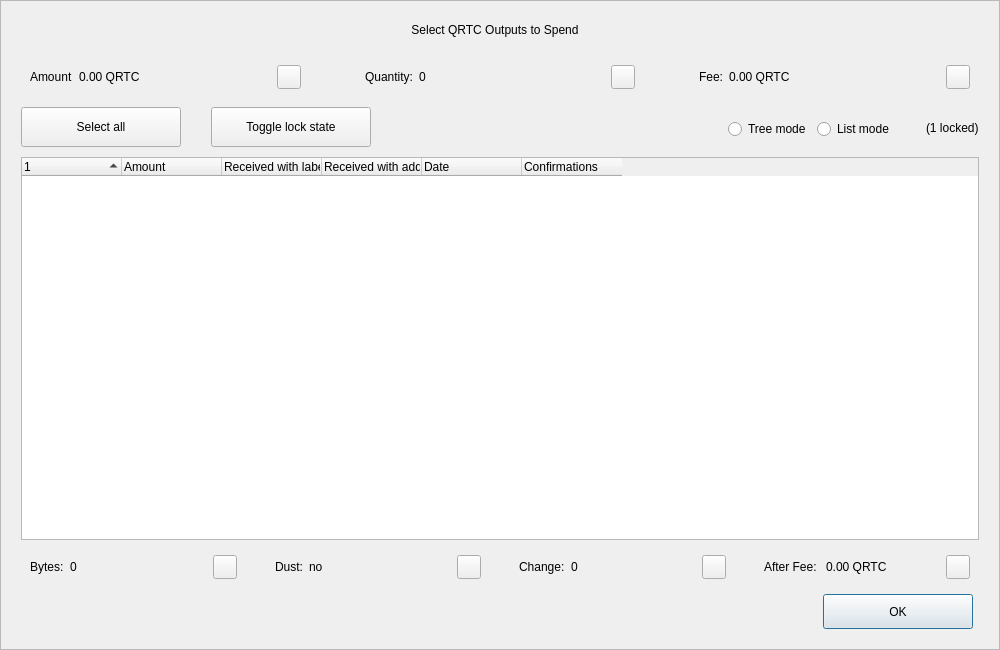
<?xml version="1.0" encoding="UTF-8"?>
<ui version="4.0">
 <class>CoinControlDialog</class>
 <widget class="QDialog" name="CoinControlDialog">
  <property name="geometry">
   <rect>
    <x>0</x>
    <y>0</y>
    <width>1000</width>
    <height>650</height>
   </rect>
  </property>
  <property name="minimumSize">
   <size>
    <width>950</width>
    <height>650</height>
   </size>
  </property>
  <property name="windowTitle">
   <string>Coin Selection</string>
  </property>
  <property name="styleSheet">
   <string notr="true"/>
  </property>
  <layout class="QVBoxLayout" name="verticalLayout">
   <property name="spacing">
    <number>0</number>
   </property>
   <property name="leftMargin">
    <number>0</number>
   </property>
   <property name="topMargin">
    <number>0</number>
   </property>
   <property name="rightMargin">
    <number>0</number>
   </property>
   <property name="bottomMargin">
    <number>0</number>
   </property>
   <item>
    <widget class="QFrame" name="frameContainer">
     <property name="toolTipDuration">
      <number>0</number>
     </property>
     <property name="frameShape">
      <enum>QFrame::StyledPanel</enum>
     </property>
     <property name="frameShadow">
      <enum>QFrame::Raised</enum>
     </property>
     <layout class="QVBoxLayout" name="verticalLayout_2">
      <property name="leftMargin">
       <number>0</number>
      </property>
      <property name="rightMargin">
       <number>0</number>
      </property>
      <property name="bottomMargin">
       <number>20</number>
      </property>
      <item>
       <layout class="QHBoxLayout" name="horizontalLayout_12">
        <property name="spacing">
         <number>0</number>
        </property>
        <property name="leftMargin">
         <number>20</number>
        </property>
        <property name="rightMargin">
         <number>30</number>
        </property>
        <item>
         <spacer name="horizontalSpacer_4">
          <property name="orientation">
           <enum>Qt::Horizontal</enum>
          </property>
          <property name="sizeHint" stdset="0">
           <size>
            <width>40</width>
            <height>20</height>
           </size>
          </property>
         </spacer>
        </item>
        <item>
         <widget class="QLabel" name="labelTitle">
          <property name="minimumSize">
           <size>
            <width>0</width>
            <height>40</height>
           </size>
          </property>
          <property name="maximumSize">
           <size>
            <width>16777215</width>
            <height>40</height>
           </size>
          </property>
          <property name="text">
           <string>Select QRTC Outputs to Spend</string>
          </property>
          <property name="alignment">
           <set>Qt::AlignCenter</set>
          </property>
          <property name="margin">
           <number>7</number>
          </property>
         </widget>
        </item>
        <item>
         <spacer name="horizontalSpacer_5">
          <property name="orientation">
           <enum>Qt::Horizontal</enum>
          </property>
          <property name="sizeHint" stdset="0">
           <size>
            <width>40</width>
            <height>20</height>
           </size>
          </property>
         </spacer>
        </item>
       </layout>
      </item>
      <item>
       <layout class="QHBoxLayout" name="horizontalLayout_8">
        <property name="leftMargin">
         <number>20</number>
        </property>
        <property name="rightMargin">
         <number>20</number>
        </property>
        <item>
         <widget class="QWidget" name="layoutAmount" native="true">
          <layout class="QHBoxLayout" name="horizontalLayout_9" stretch="0,1,0">
           <item>
            <widget class="QLabel" name="labelCoinControlAmountText">
             <property name="text">
              <string>Amount</string>
             </property>
            </widget>
           </item>
           <item>
            <widget class="QLabel" name="labelCoinControlAmount">
             <property name="text">
              <string>0.00 QRTC</string>
             </property>
            </widget>
           </item>
           <item alignment="Qt::AlignHCenter|Qt::AlignVCenter">
            <widget class="QPushButton" name="pushButtonAmount">
             <property name="minimumSize">
              <size>
               <width>0</width>
               <height>24</height>
              </size>
             </property>
             <property name="maximumSize">
              <size>
               <width>24</width>
               <height>26</height>
              </size>
             </property>
             <property name="focusPolicy">
              <enum>Qt::NoFocus</enum>
             </property>
             <property name="styleSheet">
              <string notr="true">padding-bottom:2px;
padding-right:4px;</string>
             </property>
             <property name="text">
              <string/>
             </property>
            </widget>
           </item>
          </layout>
         </widget>
        </item>
        <item>
         <spacer name="horizontalSpacer_2">
          <property name="orientation">
           <enum>Qt::Horizontal</enum>
          </property>
          <property name="sizeType">
           <enum>QSizePolicy::Fixed</enum>
          </property>
          <property name="sizeHint" stdset="0">
           <size>
            <width>40</width>
            <height>20</height>
           </size>
          </property>
         </spacer>
        </item>
        <item>
         <widget class="QWidget" name="layoutQuantity" native="true">
          <layout class="QHBoxLayout" name="horizontalLayout_10" stretch="0,1,0">
           <item>
            <widget class="QLabel" name="labelCoinControlQuantityText">
             <property name="text">
              <string>Quantity:</string>
             </property>
            </widget>
           </item>
           <item>
            <widget class="QLabel" name="labelCoinControlQuantity">
             <property name="text">
              <string>0</string>
             </property>
            </widget>
           </item>
           <item alignment="Qt::AlignHCenter|Qt::AlignVCenter">
            <widget class="QPushButton" name="pushButtonQuantity">
             <property name="minimumSize">
              <size>
               <width>0</width>
               <height>24</height>
              </size>
             </property>
             <property name="maximumSize">
              <size>
               <width>24</width>
               <height>26</height>
              </size>
             </property>
             <property name="focusPolicy">
              <enum>Qt::NoFocus</enum>
             </property>
             <property name="styleSheet">
              <string notr="true">padding-bottom:2px;
               padding-right:4px;</string>
             </property>
             <property name="text">
              <string/>
             </property>
            </widget>
           </item>
          </layout>
         </widget>
        </item>
        <item>
         <spacer name="horizontalSpacer_22">
          <property name="orientation">
           <enum>Qt::Horizontal</enum>
          </property>
          <property name="sizeType">
           <enum>QSizePolicy::Fixed</enum>
          </property>
          <property name="sizeHint" stdset="0">
           <size>
            <width>40</width>
            <height>20</height>
           </size>
          </property>
         </spacer>
        </item>
        <item>
         <widget class="QWidget" name="layoutFee" native="true">
          <layout class="QHBoxLayout" name="horizontalLayout_11" stretch="0,1,0">
           <item>
            <widget class="QLabel" name="labelCoinControlFeeText">
             <property name="text">
              <string>Fee:</string>
             </property>
            </widget>
           </item>
           <item>
            <widget class="QLabel" name="labelCoinControlFee">
             <property name="text">
              <string>0.00 QRTC</string>
             </property>
            </widget>
           </item>
           <item alignment="Qt::AlignHCenter|Qt::AlignVCenter">
            <widget class="QPushButton" name="pushButtonFee">
             <property name="minimumSize">
              <size>
               <width>0</width>
               <height>24</height>
              </size>
             </property>
             <property name="maximumSize">
              <size>
               <width>24</width>
               <height>26</height>
              </size>
             </property>
             <property name="focusPolicy">
              <enum>Qt::NoFocus</enum>
             </property>
             <property name="styleSheet">
              <string notr="true">padding-bottom:2px;
               padding-right:4px;</string>
             </property>
             <property name="text">
              <string/>
             </property>
            </widget>
           </item>
          </layout>
         </widget>
        </item>
       </layout>
      </item>
      <item>
       <widget class="QFrame" name="frame">
        <property name="minimumSize">
         <size>
          <width>0</width>
          <height>40</height>
         </size>
        </property>
        <property name="styleSheet">
         <string notr="true">#frame {
	border:0;
}</string>
        </property>
        <property name="frameShape">
         <enum>QFrame::StyledPanel</enum>
        </property>
        <property name="frameShadow">
         <enum>QFrame::Sunken</enum>
        </property>
        <layout class="QHBoxLayout" name="horizontalLayout">
         <property name="spacing">
          <number>0</number>
         </property>
         <property name="leftMargin">
          <number>20</number>
         </property>
         <property name="topMargin">
          <number>0</number>
         </property>
         <property name="rightMargin">
          <number>20</number>
         </property>
         <property name="bottomMargin">
          <number>0</number>
         </property>
         <item>
          <layout class="QHBoxLayout" name="horizontalLayoutPanel" stretch="0,0,0,0,0,0">
           <property name="spacing">
            <number>20</number>
           </property>
           <item>
            <widget class="QPushButton" name="pushButtonSelectAll">
             <property name="sizePolicy">
              <sizepolicy hsizetype="Maximum" vsizetype="Fixed">
               <horstretch>0</horstretch>
               <verstretch>0</verstretch>
              </sizepolicy>
             </property>
             <property name="minimumSize">
              <size>
               <width>160</width>
               <height>40</height>
              </size>
             </property>
             <property name="maximumSize">
              <size>
               <width>16777215</width>
               <height>40</height>
              </size>
             </property>
             <property name="text">
              <string>Select all</string>
             </property>
             <property name="checkable">
              <bool>true</bool>
             </property>
             <property name="checked">
              <bool>false</bool>
             </property>
             <property name="autoExclusive">
              <bool>false</bool>
             </property>
             <property name="autoDefault">
              <bool>false</bool>
             </property>
            </widget>
           </item>
           <item>
            <spacer name="horizontalSpacer_6">
             <property name="orientation">
              <enum>Qt::Horizontal</enum>
             </property>
             <property name="sizeType">
              <enum>QSizePolicy::Fixed</enum>
             </property>
             <property name="sizeHint" stdset="0">
              <size>
               <width>10</width>
               <height>20</height>
              </size>
             </property>
            </spacer>
           </item>
           <item>
            <widget class="QPushButton" name="pushButtonToggleLock">
             <property name="sizePolicy">
              <sizepolicy hsizetype="Maximum" vsizetype="Fixed">
               <horstretch>0</horstretch>
               <verstretch>0</verstretch>
              </sizepolicy>
             </property>
             <property name="minimumSize">
              <size>
               <width>160</width>
               <height>40</height>
              </size>
             </property>
             <property name="maximumSize">
              <size>
               <width>16777215</width>
               <height>40</height>
              </size>
             </property>
             <property name="text">
              <string>Toggle lock state</string>
             </property>
             <property name="checkable">
              <bool>true</bool>
             </property>
             <property name="autoExclusive">
              <bool>false</bool>
             </property>
             <property name="autoDefault">
              <bool>false</bool>
             </property>
            </widget>
           </item>
           <item>
            <spacer name="horizontalSpacer_7">
             <property name="orientation">
              <enum>Qt::Horizontal</enum>
             </property>
             <property name="sizeType">
              <enum>QSizePolicy::Expanding</enum>
             </property>
             <property name="sizeHint" stdset="0">
              <size>
               <width>30</width>
               <height>20</height>
              </size>
             </property>
            </spacer>
           </item>
           <item alignment="Qt::AlignRight">
            <widget class="QGroupBox" name="groupBox_2">
             <property name="styleSheet">
              <string notr="true">#groupBox_2 {
    background-color:transparent;
    border-radius:0;
}</string>
             </property>
             <property name="title">
              <string/>
             </property>
             <layout class="QHBoxLayout" name="horizontalLayout_14">
              <item>
               <widget class="QRadioButton" name="radioTreeMode">
                <property name="sizePolicy">
                 <sizepolicy hsizetype="Maximum" vsizetype="Fixed">
                  <horstretch>0</horstretch>
                  <verstretch>0</verstretch>
                 </sizepolicy>
                </property>
                <property name="text">
                 <string>Tree mode</string>
                </property>
               </widget>
              </item>
              <item>
               <widget class="QRadioButton" name="radioListMode">
                <property name="sizePolicy">
                 <sizepolicy hsizetype="Maximum" vsizetype="Fixed">
                  <horstretch>0</horstretch>
                  <verstretch>0</verstretch>
                 </sizepolicy>
                </property>
                <property name="text">
                 <string>List mode</string>
                </property>
                <property name="checked">
                 <bool>false</bool>
                </property>
               </widget>
              </item>
             </layout>
            </widget>
           </item>
           <item>
            <widget class="QLabel" name="labelLocked">
             <property name="text">
              <string>(1 locked)</string>
             </property>
            </widget>
           </item>
          </layout>
         </item>
        </layout>
       </widget>
      </item>
      <item>
       <layout class="QHBoxLayout" name="horizontalLayout_13">
        <property name="leftMargin">
         <number>20</number>
        </property>
        <property name="rightMargin">
         <number>20</number>
        </property>
        <item>
         <widget class="CoinControlTreeWidget" name="treeWidget">
          <property name="contextMenuPolicy">
           <enum>Qt::CustomContextMenu</enum>
          </property>
          <property name="styleSheet">
           <string notr="true"/>
          </property>
          <property name="sortingEnabled">
           <bool>false</bool>
          </property>
          <property name="columnCount">
           <number>6</number>
          </property>
          <attribute name="headerShowSortIndicator" stdset="0">
           <bool>true</bool>
          </attribute>
          <attribute name="headerStretchLastSection">
           <bool>false</bool>
          </attribute>
          <column>
           <property name="text">
            <string/>
           </property>
          </column>
          <column>
           <property name="text">
            <string>Amount</string>
           </property>
          </column>
          <column>
           <property name="text">
            <string>Received with label</string>
           </property>
          </column>
          <column>
           <property name="text">
            <string>Received with address</string>
           </property>
          </column>
          <column>
           <property name="text">
            <string>Date</string>
           </property>
          </column>
          <column>
           <property name="text">
            <string>Confirmations</string>
           </property>
           <property name="toolTip">
            <string>Confirmed</string>
           </property>
          </column>
         </widget>
        </item>
       </layout>
      </item>
      <item>
       <layout class="QHBoxLayout" name="horizontalLayout_3">
        <property name="spacing">
         <number>20</number>
        </property>
        <property name="leftMargin">
         <number>20</number>
        </property>
        <property name="rightMargin">
         <number>20</number>
        </property>
        <item>
         <widget class="QWidget" name="layoutBytes" native="true">
          <layout class="QHBoxLayout" name="horizontalLayout_4" stretch="0,1,0">
           <item>
            <widget class="QLabel" name="labelCoinControlBytesText">
             <property name="text">
              <string>Bytes:</string>
             </property>
            </widget>
           </item>
           <item>
            <widget class="QLabel" name="labelCoinControlBytes">
             <property name="text">
              <string>0</string>
             </property>
            </widget>
           </item>
           <item alignment="Qt::AlignHCenter|Qt::AlignVCenter">
            <widget class="QPushButton" name="pushButtonBytes">
             <property name="minimumSize">
              <size>
               <width>0</width>
               <height>24</height>
              </size>
             </property>
             <property name="maximumSize">
              <size>
               <width>24</width>
               <height>26</height>
              </size>
             </property>
             <property name="focusPolicy">
              <enum>Qt::NoFocus</enum>
             </property>
             <property name="styleSheet">
              <string notr="true">padding-bottom:2px;
               padding-right:4px;</string>
             </property>
             <property name="text">
              <string/>
             </property>
            </widget>
           </item>
          </layout>
         </widget>
        </item>
        <item>
         <widget class="QWidget" name="layoutDust" native="true">
          <layout class="QHBoxLayout" name="horizontalLayout_5" stretch="0,1,0">
           <item>
            <widget class="QLabel" name="labelCoinControlLowOutputText">
             <property name="text">
              <string>Dust:</string>
             </property>
            </widget>
           </item>
           <item>
            <widget class="QLabel" name="labelCoinControlLowOutput">
             <property name="text">
              <string>no</string>
             </property>
            </widget>
           </item>
           <item alignment="Qt::AlignHCenter|Qt::AlignVCenter">
            <widget class="QPushButton" name="pushButtonDust">
             <property name="minimumSize">
              <size>
               <width>0</width>
               <height>24</height>
              </size>
             </property>
             <property name="maximumSize">
              <size>
               <width>24</width>
               <height>26</height>
              </size>
             </property>
             <property name="focusPolicy">
              <enum>Qt::NoFocus</enum>
             </property>
             <property name="styleSheet">
              <string notr="true">padding-bottom:2px;
               padding-right:4px;</string>
             </property>
             <property name="text">
              <string/>
             </property>
            </widget>
           </item>
          </layout>
         </widget>
        </item>
        <item>
         <widget class="QWidget" name="layoutChange" native="true">
          <layout class="QHBoxLayout" name="horizontalLayout_6" stretch="0,1,0">
           <item>
            <widget class="QLabel" name="labelCoinControlChangeText">
             <property name="text">
              <string>Change:</string>
             </property>
            </widget>
           </item>
           <item>
            <widget class="QLabel" name="labelCoinControlChange">
             <property name="text">
              <string>0</string>
             </property>
            </widget>
           </item>
           <item alignment="Qt::AlignHCenter|Qt::AlignVCenter">
            <widget class="QPushButton" name="pushButtonChange">
             <property name="minimumSize">
              <size>
               <width>0</width>
               <height>24</height>
              </size>
             </property>
             <property name="maximumSize">
              <size>
               <width>24</width>
               <height>26</height>
              </size>
             </property>
             <property name="focusPolicy">
              <enum>Qt::NoFocus</enum>
             </property>
             <property name="styleSheet">
              <string notr="true">padding-bottom:2px;
               padding-right:4px;</string>
             </property>
             <property name="text">
              <string/>
             </property>
            </widget>
           </item>
          </layout>
         </widget>
        </item>
        <item>
         <widget class="QWidget" name="layoutAfter" native="true">
          <layout class="QHBoxLayout" name="horizontalLayout_7" stretch="0,1,0">
           <item>
            <widget class="QLabel" name="labelCoinControlAfterFeeText">
             <property name="text">
              <string>After Fee: </string>
             </property>
            </widget>
           </item>
           <item>
            <widget class="QLabel" name="labelCoinControlAfterFee">
             <property name="text">
              <string>0.00 QRTC</string>
             </property>
            </widget>
           </item>
           <item alignment="Qt::AlignHCenter|Qt::AlignVCenter">
            <widget class="QPushButton" name="pushButtonAlterFee">
             <property name="minimumSize">
              <size>
               <width>0</width>
               <height>24</height>
              </size>
             </property>
             <property name="maximumSize">
              <size>
               <width>24</width>
               <height>26</height>
              </size>
             </property>
             <property name="focusPolicy">
              <enum>Qt::NoFocus</enum>
             </property>
             <property name="styleSheet">
              <string notr="true">padding-bottom:2px;
               padding-right:4px;</string>
             </property>
             <property name="text">
              <string/>
             </property>
            </widget>
           </item>
          </layout>
         </widget>
        </item>
       </layout>
      </item>
      <item>
       <layout class="QHBoxLayout" name="horizontalLayout_2">
        <property name="spacing">
         <number>0</number>
        </property>
        <property name="leftMargin">
         <number>20</number>
        </property>
        <property name="rightMargin">
         <number>26</number>
        </property>
        <item>
         <spacer name="horizontalSpacer_3">
          <property name="orientation">
           <enum>Qt::Horizontal</enum>
          </property>
          <property name="sizeHint" stdset="0">
           <size>
            <width>558</width>
            <height>20</height>
           </size>
          </property>
         </spacer>
        </item>
        <item>
         <widget class="QPushButton" name="pushButtonOk">
          <property name="minimumSize">
           <size>
            <width>150</width>
            <height>35</height>
           </size>
          </property>
          <property name="text">
           <string>OK</string>
          </property>
         </widget>
        </item>
       </layout>
      </item>
     </layout>
    </widget>
   </item>
  </layout>
 </widget>
 <customwidgets>
  <customwidget>
   <class>CoinControlTreeWidget</class>
   <extends>QTreeWidget</extends>
   <header>coincontroltreewidget.h</header>
  </customwidget>
 </customwidgets>
 <resources/>
 <connections/>
</ui>
